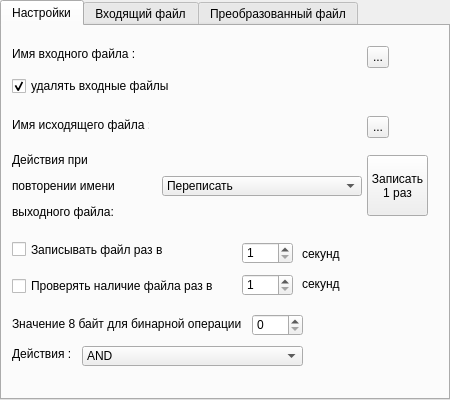
<?xml version="1.0" encoding="UTF-8"?>
<ui version="4.0">
 <class>MainWindow</class>
 <widget class="QMainWindow" name="MainWindow">
  <property name="geometry">
   <rect>
    <x>0</x>
    <y>0</y>
    <width>450</width>
    <height>400</height>
   </rect>
  </property>
  <property name="minimumSize">
   <size>
    <width>450</width>
    <height>400</height>
   </size>
  </property>
  <property name="maximumSize">
   <size>
    <width>450</width>
    <height>400</height>
   </size>
  </property>
  <property name="windowTitle">
   <string>MainWindow</string>
  </property>
  <widget class="QWidget" name="centralwidget">
   <widget class="QTabWidget" name="tabWidget">
    <property name="geometry">
     <rect>
      <x>0</x>
      <y>0</y>
      <width>450</width>
      <height>400</height>
     </rect>
    </property>
    <property name="currentIndex">
     <number>0</number>
    </property>
    <widget class="QWidget" name="tab">
     <property name="minimumSize">
      <size>
       <width>0</width>
       <height>0</height>
      </size>
     </property>
     <attribute name="title">
      <string>Настройки</string>
     </attribute>
     <widget class="QLabel" name="label">
      <property name="geometry">
       <rect>
        <x>10</x>
        <y>20</y>
        <width>137</width>
        <height>16</height>
       </rect>
      </property>
      <property name="text">
       <string>Имя входного файла :</string>
      </property>
     </widget>
     <widget class="QToolButton" name="toolButton_fileIn_select">
      <property name="geometry">
       <rect>
        <x>365</x>
        <y>20</y>
        <width>22</width>
        <height>22</height>
       </rect>
      </property>
      <property name="text">
       <string>...</string>
      </property>
     </widget>
     <widget class="QCheckBox" name="checkBox_fileRemove">
      <property name="geometry">
       <rect>
        <x>10</x>
        <y>50</y>
        <width>171</width>
        <height>20</height>
       </rect>
      </property>
      <property name="text">
       <string>удалять входные файлы</string>
      </property>
      <property name="checked">
       <bool>true</bool>
      </property>
     </widget>
     <widget class="QLabel" name="label_3">
      <property name="geometry">
       <rect>
        <x>10</x>
        <y>91</y>
        <width>137</width>
        <height>16</height>
       </rect>
      </property>
      <property name="text">
       <string>Имя исходящего файла :</string>
      </property>
     </widget>
     <widget class="QToolButton" name="toolButton_fileOut_select">
      <property name="geometry">
       <rect>
        <x>365</x>
        <y>90</y>
        <width>22</width>
        <height>22</height>
       </rect>
      </property>
      <property name="text">
       <string>...</string>
      </property>
     </widget>
     <widget class="QLabel" name="label_4">
      <property name="geometry">
       <rect>
        <x>10</x>
        <y>120</y>
        <width>141</width>
        <height>81</height>
       </rect>
      </property>
      <property name="text">
       <string>&lt;html&gt;&lt;head/&gt;&lt;body&gt;&lt;p&gt;Действия при &lt;/p&gt;&lt;p&gt;повторении имени &lt;/p&gt;&lt;p&gt;выходного файла:&lt;/p&gt;&lt;/body&gt;&lt;/html&gt;</string>
      </property>
     </widget>
     <widget class="QComboBox" name="comboBox_fileOverridePolicy">
      <property name="geometry">
       <rect>
        <x>160</x>
        <y>150</y>
        <width>200</width>
        <height>20</height>
       </rect>
      </property>
      <item>
       <property name="text">
        <string>Переписать</string>
       </property>
      </item>
      <item>
       <property name="text">
        <string>Добавить постфикс к имени</string>
       </property>
      </item>
     </widget>
     <widget class="QToolButton" name="toolButton_fileOnceSave">
      <property name="geometry">
       <rect>
        <x>365</x>
        <y>129</y>
        <width>61</width>
        <height>61</height>
       </rect>
      </property>
      <property name="text">
       <string>Записать 
1 раз</string>
      </property>
     </widget>
     <widget class="QCheckBox" name="checkBox_forSaveTimer">
      <property name="geometry">
       <rect>
        <x>10</x>
        <y>208</y>
        <width>181</width>
        <height>31</height>
       </rect>
      </property>
      <property name="text">
       <string>Записывать файл раз в </string>
      </property>
     </widget>
     <widget class="QSpinBox" name="spinBox_repeat_foTime">
      <property name="geometry">
       <rect>
        <x>240</x>
        <y>216</y>
        <width>51</width>
        <height>22</height>
       </rect>
      </property>
      <property name="minimum">
       <number>1</number>
      </property>
      <property name="maximum">
       <number>60</number>
      </property>
      <property name="singleStep">
       <number>1</number>
      </property>
     </widget>
     <widget class="QLabel" name="label_5">
      <property name="geometry">
       <rect>
        <x>300</x>
        <y>220</y>
        <width>49</width>
        <height>16</height>
       </rect>
      </property>
      <property name="text">
       <string>секунд</string>
      </property>
     </widget>
     <widget class="QSpinBox" name="spinBox_repeat_checkFile">
      <property name="geometry">
       <rect>
        <x>240</x>
        <y>248</y>
        <width>51</width>
        <height>22</height>
       </rect>
      </property>
      <property name="minimum">
       <number>1</number>
      </property>
      <property name="maximum">
       <number>60</number>
      </property>
      <property name="singleStep">
       <number>1</number>
      </property>
     </widget>
     <widget class="QLabel" name="label_7">
      <property name="geometry">
       <rect>
        <x>300</x>
        <y>250</y>
        <width>49</width>
        <height>16</height>
       </rect>
      </property>
      <property name="text">
       <string>секунд</string>
      </property>
     </widget>
     <widget class="QLabel" name="label_8">
      <property name="geometry">
       <rect>
        <x>10</x>
        <y>290</y>
        <width>231</width>
        <height>16</height>
       </rect>
      </property>
      <property name="text">
       <string>Значение 8 байт для бинарной операции</string>
      </property>
     </widget>
     <widget class="QSpinBox" name="spinBox_binaryOperationValue">
      <property name="geometry">
       <rect>
        <x>250</x>
        <y>288</y>
        <width>51</width>
        <height>22</height>
       </rect>
      </property>
      <property name="minimum">
       <number>0</number>
      </property>
      <property name="maximum">
       <number>254</number>
      </property>
      <property name="singleStep">
       <number>1</number>
      </property>
     </widget>
     <widget class="QLabel" name="label_9">
      <property name="geometry">
       <rect>
        <x>10</x>
        <y>320</y>
        <width>71</width>
        <height>16</height>
       </rect>
      </property>
      <property name="text">
       <string>Действия :</string>
      </property>
     </widget>
     <widget class="QComboBox" name="comboBox_action">
      <property name="geometry">
       <rect>
        <x>80</x>
        <y>320</y>
        <width>221</width>
        <height>20</height>
       </rect>
      </property>
      <item>
       <property name="text">
        <string>AND</string>
       </property>
      </item>
      <item>
       <property name="text">
        <string>OR</string>
       </property>
      </item>
      <item>
       <property name="text">
        <string>XOR</string>
       </property>
      </item>
      <item>
       <property name="text">
        <string>NOT</string>
       </property>
      </item>
      <item>
       <property name="text">
        <string>&lt;&lt;</string>
       </property>
      </item>
      <item>
       <property name="text">
        <string>&gt;&gt;</string>
       </property>
      </item>
     </widget>
     <widget class="QCheckBox" name="checkBox_forOpenTimer">
      <property name="geometry">
       <rect>
        <x>10</x>
        <y>250</y>
        <width>211</width>
        <height>20</height>
       </rect>
      </property>
      <property name="text">
       <string>Проверять наличие файла раз в </string>
      </property>
     </widget>
     <widget class="QLabel" name="label__open_file">
      <property name="geometry">
       <rect>
        <x>150</x>
        <y>22</y>
        <width>211</width>
        <height>16</height>
       </rect>
      </property>
      <property name="text">
       <string/>
      </property>
     </widget>
     <widget class="QLabel" name="label__save_file">
      <property name="geometry">
       <rect>
        <x>160</x>
        <y>93</y>
        <width>201</width>
        <height>16</height>
       </rect>
      </property>
      <property name="text">
       <string/>
      </property>
     </widget>
    </widget>
    <widget class="QWidget" name="tab_2">
     <attribute name="title">
      <string>Входящий файл</string>
     </attribute>
     <widget class="QTextBrowser" name="textBrowser_income">
      <property name="geometry">
       <rect>
        <x>0</x>
        <y>0</y>
        <width>450</width>
        <height>372</height>
       </rect>
      </property>
     </widget>
    </widget>
    <widget class="QWidget" name="tab_3">
     <attribute name="title">
      <string>Преобразованный файл</string>
     </attribute>
     <widget class="QTextBrowser" name="textBrowser_output">
      <property name="geometry">
       <rect>
        <x>0</x>
        <y>0</y>
        <width>450</width>
        <height>572</height>
       </rect>
      </property>
     </widget>
    </widget>
   </widget>
  </widget>
 </widget>
 <resources/>
 <connections/>
</ui>
